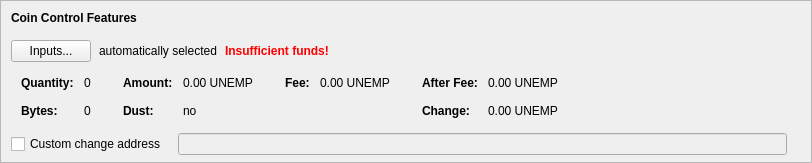
      <widget class="QFrame" name="frameCoinControl">
       <property name="sizePolicy">
        <sizepolicy hsizetype="Expanding" vsizetype="Fixed">
         <horstretch>0</horstretch>
         <verstretch>0</verstretch>
        </sizepolicy>
       </property>
       <property name="maximumSize">
        <size>
         <width>16777215</width>
         <height>16777215</height>
        </size>
       </property>
       <property name="frameShape">
        <enum>QFrame::StyledPanel</enum>
       </property>
       <property name="frameShadow">
        <enum>QFrame::Sunken</enum>
       </property>
       <layout class="QVBoxLayout" name="verticalLayoutCoinControl2">
        <property name="spacing">
         <number>0</number>
        </property>
        <property name="leftMargin">
         <number>0</number>
        </property>
        <property name="topMargin">
         <number>0</number>
        </property>
        <property name="rightMargin">
         <number>0</number>
        </property>
        <property name="bottomMargin">
         <number>6</number>
        </property>
        <item>
         <layout class="QVBoxLayout" name="verticalLayoutCoinControl" stretch="0,0,0,0,0">
          <property name="spacing">
           <number>0</number>
          </property>
          <property name="leftMargin">
           <number>10</number>
          </property>
          <property name="topMargin">
           <number>10</number>
          </property>
          <item>
           <layout class="QHBoxLayout" name="horizontalLayoutCoinControl1">
            <property name="bottomMargin">
             <number>15</number>
            </property>
            <item>
             <widget class="QLabel" name="labelCoinControlFeatures">
              <property name="sizePolicy">
               <sizepolicy hsizetype="Preferred" vsizetype="Maximum">
                <horstretch>0</horstretch>
                <verstretch>0</verstretch>
               </sizepolicy>
              </property>
              <property name="font">
               <font>
                <weight>75</weight>
                <bold>true</bold>
               </font>
              </property>
              <property name="styleSheet">
               <string notr="true">font-weight:bold;</string>
              </property>
              <property name="text">
               <string>Coin Control Features</string>
              </property>
             </widget>
            </item>
           </layout>
          </item>
          <item>
           <layout class="QHBoxLayout" name="horizontalLayoutCoinControl2" stretch="0,0,0,0">
            <property name="spacing">
             <number>8</number>
            </property>
            <property name="bottomMargin">
             <number>10</number>
            </property>
            <item>
             <widget class="QPushButton" name="pushButtonCoinControl">
              <property name="styleSheet">
               <string notr="true"/>
              </property>
              <property name="text">
               <string>Inputs...</string>
              </property>
              <property name="autoDefault">
               <bool>false</bool>
              </property>
             </widget>
            </item>
            <item>
             <widget class="QLabel" name="labelCoinControlAutomaticallySelected">
              <property name="text">
               <string>automatically selected</string>
              </property>
              <property name="margin">
               <number>5</number>
              </property>
             </widget>
            </item>
            <item>
             <widget class="QLabel" name="labelCoinControlInsuffFunds">
              <property name="font">
               <font>
                <weight>75</weight>
                <bold>true</bold>
               </font>
              </property>
              <property name="styleSheet">
               <string notr="true">color:red;font-weight:bold;</string>
              </property>
              <property name="text">
               <string>Insufficient funds!</string>
              </property>
              <property name="margin">
               <number>5</number>
              </property>
             </widget>
            </item>
            <item>
             <spacer name="horizontalSpacerCoinControl">
              <property name="orientation">
               <enum>Qt::Horizontal</enum>
              </property>
              <property name="sizeHint" stdset="0">
               <size>
                <width>40</width>
                <height>1</height>
               </size>
              </property>
             </spacer>
            </item>
           </layout>
          </item>
          <item>
           <widget class="QWidget" name="widgetCoinControl" native="true">
            <property name="sizePolicy">
             <sizepolicy hsizetype="Preferred" vsizetype="Preferred">
              <horstretch>0</horstretch>
              <verstretch>0</verstretch>
             </sizepolicy>
            </property>
            <property name="minimumSize">
             <size>
              <width>0</width>
              <height>0</height>
             </size>
            </property>
            <property name="styleSheet">
             <string notr="true"/>
            </property>
            <layout class="QHBoxLayout" name="horizontalLayoutCoinControl5">
             <property name="leftMargin">
              <number>0</number>
             </property>
             <property name="topMargin">
              <number>0</number>
             </property>
             <property name="rightMargin">
              <number>0</number>
             </property>
             <property name="bottomMargin">
              <number>0</number>
             </property>
             <item>
              <layout class="QHBoxLayout" name="horizontalLayoutCoinControl3" stretch="0,0,0,1">
               <property name="spacing">
                <number>20</number>
               </property>
               <property name="topMargin">
                <number>0</number>
               </property>
               <property name="bottomMargin">
                <number>10</number>
               </property>
               <item>
                <layout class="QFormLayout" name="formLayoutCoinControl1">
                 <property name="horizontalSpacing">
                  <number>10</number>
                 </property>
                 <property name="verticalSpacing">
                  <number>14</number>
                 </property>
                 <property name="leftMargin">
                  <number>10</number>
                 </property>
                 <property name="topMargin">
                  <number>4</number>
                 </property>
                 <property name="rightMargin">
                  <number>6</number>
                 </property>
                 <item row="0" column="0">
                  <widget class="QLabel" name="labelCoinControlQuantityText">
                   <property name="font">
                    <font>
                     <weight>75</weight>
                     <bold>true</bold>
                    </font>
                   </property>
                   <property name="text">
                    <string>Quantity:</string>
                   </property>
                   <property name="margin">
                    <number>0</number>
                   </property>
                  </widget>
                 </item>
                 <item row="0" column="1">
                  <widget class="QLabel" name="labelCoinControlQuantity">
                   <property name="cursor">
                    <cursorShape>IBeamCursor</cursorShape>
                   </property>
                   <property name="contextMenuPolicy">
                    <enum>Qt::ActionsContextMenu</enum>
                   </property>
                   <property name="text">
                    <string notr="true">0</string>
                   </property>
                   <property name="margin">
                    <number>0</number>
                   </property>
                   <property name="textInteractionFlags">
                    <set>Qt::LinksAccessibleByMouse|Qt::TextSelectableByKeyboard|Qt::TextSelectableByMouse</set>
                   </property>
                  </widget>
                 </item>
                 <item row="1" column="0">
                  <widget class="QLabel" name="labelCoinControlBytesText">
                   <property name="font">
                    <font>
                     <weight>75</weight>
                     <bold>true</bold>
                    </font>
                   </property>
                   <property name="text">
                    <string>Bytes:</string>
                   </property>
                  </widget>
                 </item>
                 <item row="1" column="1">
                  <widget class="QLabel" name="labelCoinControlBytes">
                   <property name="cursor">
                    <cursorShape>IBeamCursor</cursorShape>
                   </property>
                   <property name="contextMenuPolicy">
                    <enum>Qt::ActionsContextMenu</enum>
                   </property>
                   <property name="text">
                    <string notr="true">0</string>
                   </property>
                   <property name="textInteractionFlags">
                    <set>Qt::LinksAccessibleByMouse|Qt::TextSelectableByKeyboard|Qt::TextSelectableByMouse</set>
                   </property>
                  </widget>
                 </item>
                </layout>
               </item>
               <item>
                <layout class="QFormLayout" name="formLayoutCoinControl2">
                 <property name="horizontalSpacing">
                  <number>10</number>
                 </property>
                 <property name="verticalSpacing">
                  <number>14</number>
                 </property>
                 <property name="leftMargin">
                  <number>6</number>
                 </property>
                 <property name="topMargin">
                  <number>4</number>
                 </property>
                 <property name="rightMargin">
                  <number>6</number>
                 </property>
                 <item row="0" column="0">
                  <widget class="QLabel" name="labelCoinControlAmountText">
                   <property name="font">
                    <font>
                     <weight>75</weight>
                     <bold>true</bold>
                    </font>
                   </property>
                   <property name="text">
                    <string>Amount:</string>
                   </property>
                   <property name="margin">
                    <number>0</number>
                   </property>
                  </widget>
                 </item>
                 <item row="0" column="1">
                  <widget class="QLabel" name="labelCoinControlAmount">
                   <property name="cursor">
                    <cursorShape>IBeamCursor</cursorShape>
                   </property>
                   <property name="contextMenuPolicy">
                    <enum>Qt::ActionsContextMenu</enum>
                   </property>
                   <property name="text">
                    <string notr="true">0.00 UNEMP</string>
                   </property>
                   <property name="textInteractionFlags">
                    <set>Qt::LinksAccessibleByMouse|Qt::TextSelectableByKeyboard|Qt::TextSelectableByMouse</set>
                   </property>
                  </widget>
                 </item>
                 <item row="1" column="0">
                  <widget class="QLabel" name="labelCoinControlLowOutputText">
                   <property name="font">
                    <font>
                     <weight>75</weight>
                     <bold>true</bold>
                    </font>
                   </property>
                   <property name="text">
                    <string>Dust:</string>
                   </property>
                  </widget>
                 </item>
                 <item row="1" column="1">
                  <widget class="QLabel" name="labelCoinControlLowOutput">
                   <property name="cursor">
                    <cursorShape>IBeamCursor</cursorShape>
                   </property>
                   <property name="contextMenuPolicy">
                    <enum>Qt::ActionsContextMenu</enum>
                   </property>
                   <property name="text">
                    <string notr="true">no</string>
                   </property>
                   <property name="textInteractionFlags">
                    <set>Qt::LinksAccessibleByMouse|Qt::TextSelectableByKeyboard|Qt::TextSelectableByMouse</set>
                   </property>
                  </widget>
                 </item>
                </layout>
               </item>
               <item>
                <layout class="QFormLayout" name="formLayoutCoinControl3">
                 <property name="horizontalSpacing">
                  <number>10</number>
                 </property>
                 <property name="verticalSpacing">
                  <number>14</number>
                 </property>
                 <property name="leftMargin">
                  <number>6</number>
                 </property>
                 <property name="topMargin">
                  <number>4</number>
                 </property>
                 <property name="rightMargin">
                  <number>6</number>
                 </property>
                 <item row="0" column="0">
                  <widget class="QLabel" name="labelCoinControlFeeText">
                   <property name="font">
                    <font>
                     <weight>75</weight>
                     <bold>true</bold>
                    </font>
                   </property>
                   <property name="text">
                    <string>Fee:</string>
                   </property>
                   <property name="margin">
                    <number>0</number>
                   </property>
                  </widget>
                 </item>
                 <item row="0" column="1">
                  <widget class="QLabel" name="labelCoinControlFee">
                   <property name="cursor">
                    <cursorShape>IBeamCursor</cursorShape>
                   </property>
                   <property name="contextMenuPolicy">
                    <enum>Qt::ActionsContextMenu</enum>
                   </property>
                   <property name="text">
                    <string notr="true">0.00 UNEMP</string>
                   </property>
                   <property name="textInteractionFlags">
                    <set>Qt::LinksAccessibleByMouse|Qt::TextSelectableByKeyboard|Qt::TextSelectableByMouse</set>
                   </property>
                  </widget>
                 </item>
                </layout>
               </item>
               <item>
                <layout class="QFormLayout" name="formLayoutCoinControl4">
                 <property name="horizontalSpacing">
                  <number>10</number>
                 </property>
                 <property name="verticalSpacing">
                  <number>14</number>
                 </property>
                 <property name="leftMargin">
                  <number>6</number>
                 </property>
                 <property name="topMargin">
                  <number>4</number>
                 </property>
                 <property name="rightMargin">
                  <number>6</number>
                 </property>
                 <item row="0" column="0">
                  <widget class="QLabel" name="labelCoinControlAfterFeeText">
                   <property name="font">
                    <font>
                     <weight>75</weight>
                     <bold>true</bold>
                    </font>
                   </property>
                   <property name="text">
                    <string>After Fee:</string>
                   </property>
                   <property name="margin">
                    <number>0</number>
                   </property>
                  </widget>
                 </item>
                 <item row="0" column="1">
                  <widget class="QLabel" name="labelCoinControlAfterFee">
                   <property name="cursor">
                    <cursorShape>IBeamCursor</cursorShape>
                   </property>
                   <property name="contextMenuPolicy">
                    <enum>Qt::ActionsContextMenu</enum>
                   </property>
                   <property name="text">
                    <string notr="true">0.00 UNEMP</string>
                   </property>
                   <property name="textInteractionFlags">
                    <set>Qt::LinksAccessibleByMouse|Qt::TextSelectableByKeyboard|Qt::TextSelectableByMouse</set>
                   </property>
                  </widget>
                 </item>
                 <item row="1" column="0">
                  <widget class="QLabel" name="labelCoinControlChangeText">
                   <property name="font">
                    <font>
                     <weight>75</weight>
                     <bold>true</bold>
                    </font>
                   </property>
                   <property name="text">
                    <string>Change:</string>
                   </property>
                  </widget>
                 </item>
                 <item row="1" column="1">
                  <widget class="QLabel" name="labelCoinControlChange">
                   <property name="cursor">
                    <cursorShape>IBeamCursor</cursorShape>
                   </property>
                   <property name="contextMenuPolicy">
                    <enum>Qt::ActionsContextMenu</enum>
                   </property>
                   <property name="text">
                    <string notr="true">0.00 UNEMP</string>
                   </property>
                   <property name="textInteractionFlags">
                    <set>Qt::LinksAccessibleByMouse|Qt::TextSelectableByKeyboard|Qt::TextSelectableByMouse</set>
                   </property>
                  </widget>
                 </item>
                </layout>
               </item>
              </layout>
             </item>
            </layout>
           </widget>
          </item>
          <item>
           <layout class="QHBoxLayout" name="horizontalLayoutCoinControl4" stretch="0,0,0">
            <property name="spacing">
             <number>12</number>
            </property>
            <property name="sizeConstraint">
             <enum>QLayout::SetDefaultConstraint</enum>
            </property>
            <property name="topMargin">
             <number>5</number>
            </property>
            <property name="rightMargin">
             <number>5</number>
            </property>
            <item>
             <widget class="QCheckBox" name="checkBoxCoinControlChange">
              <property name="toolTip">
               <string>If this is activated, but the change address is empty or invalid, change will be sent to a newly generated address.</string>
              </property>
              <property name="text">
               <string>Custom change address</string>
              </property>
             </widget>
            </item>
            <item>
             <widget class="QValidatedLineEdit" name="lineEditCoinControlChange">
              <property name="enabled">
               <bool>false</bool>
              </property>
              <property name="sizePolicy">
               <sizepolicy hsizetype="Expanding" vsizetype="Fixed">
                <horstretch>0</horstretch>
                <verstretch>0</verstretch>
               </sizepolicy>
              </property>
             </widget>
            </item>
            <item>
             <widget class="QLabel" name="labelCoinControlChangeLabel">
              <property name="sizePolicy">
               <sizepolicy hsizetype="Preferred" vsizetype="Expanding">
                <horstretch>0</horstretch>
                <verstretch>0</verstretch>
               </sizepolicy>
              </property>
              <property name="minimumSize">
               <size>
                <width>0</width>
                <height>0</height>
               </size>
              </property>
              <property name="text">
               <string/>
              </property>
              <property name="margin">
               <number>3</number>
              </property>
             </widget>
            </item>
           </layout>
          </item>
          <item>
           <spacer name="verticalSpacerCoinControl">
            <property name="orientation">
             <enum>Qt::Vertical</enum>
            </property>
            <property name="sizeHint" stdset="0">
             <size>
              <width>800</width>
              <height>1</height>
             </size>
            </property>
           </spacer>
          </item>
         </layout>
        </item>
       </layout>
      </widget>
